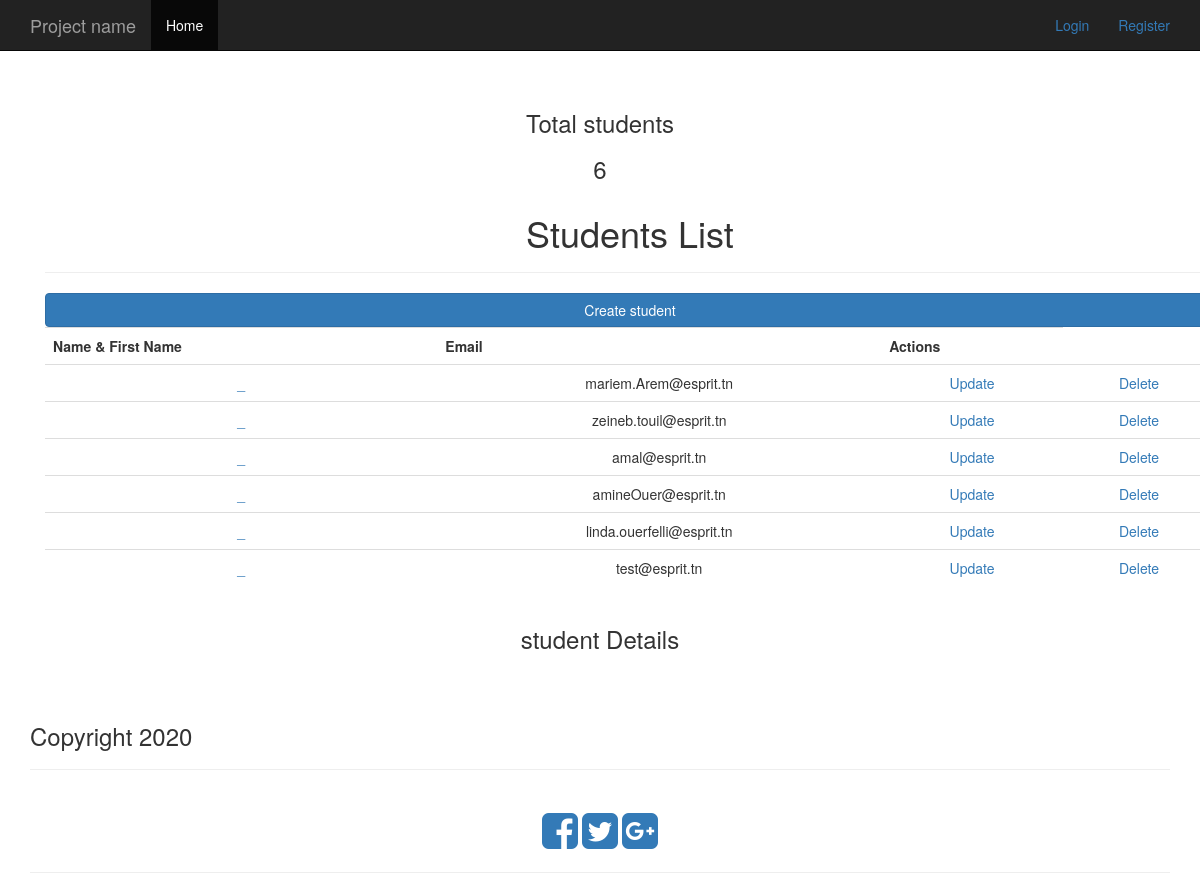
The page /hub/students/ on the database its author committed.
### hub/models.py (models this page shows, shortened)
class User(models.Model):
    user = models.OneToOneField(User, null=True, on_delete=models.CASCADE)
    lastName = models.CharField('Prenom', max_length=30)
    firstName = models.CharField('Nom', max_length=30)
    email = models.EmailField(
        'Email', validators=[is_esprit_email], null=False)

class Student(User):
    def get_absolute_url(self):
        return reverse('studentsLV')

class User(models.Model):
    user = models.OneToOneField(User, null=True, on_delete=models.CASCADE)
    lastName = models.CharField('Prenom', max_length=30)
    firstName = models.CharField('Nom', max_length=30)
    email = models.EmailField(
        'Email', validators=[is_esprit_email], null=False)

### hub/views.py (the view)
# urls.py: path('students/', student_ListView.as_view(), name="studentsLV"),
class student_ListView(ListView):
    model = Student
    template_name = 'innovApp/student_List.html'
    context_object_name = 'students'

### hub/templates/hub/student_List.html (shortened to what this page needs)
{% extends "hub/base.html" %} {% block content %}
<div class="col">
  <div class="col-md">
    <div class="card text-center text-white mb-3" id="Total-Projects">
      <div class="card-header">
        <h3 class="card-title">Total students</h3>
      </div>
      <div class="card-body">
        <h3 class="card-title">
          {% if students %} {{ students|length }} {% endif %}
        </h3>
      </div>
    </div>
  </div>
</div>
<div class="container">
  <div class="row">
    <h1>Students List</h1>
    <hr />
    <div class="card card-body">
      <a class="btn btn-primary btn-md btn-block" href="{% url 'Student_New' %}"
        >Create student</a
      >
      {% if students %}
      <table class="table table-md">
        <tr>
          <th>Name & First Name</th>
          <th>Email</th>
          <th>Actions</th>
        </tr>
        {% for s in students %} {% if s %}
        <tr>
          <td><a href="">{{ s.last_name }}_{{ s.first_name }}</a></td>
          <td>{{ s.email }}</td>
          <td><a href="">Update</a></td>
          <td><a href="">Delete</a></td>
        </tr>
        {% endif %} {% empty %}
        <p>There is 0 students!</p>
        {% endfor %}
      </table>
      {% else %}
      <p>There is 0 students!</p>
      {% endif %}
    </div>
  </div>
</div>
<div class="col">
  <div class="col-md">
    <div class="card text-center text-white mb-3">
      <div class="card-header">
        <h3 class="card-title">student Details</h3>
      </div>
    </div>
  </div>
</div>
{% endblock %}

### hub/templates/hub/base.html (shortened to what this page needs)
<!DOCTYPE html>
<html lang="en">
  <head>
    <link
      rel="stylesheet"
      href="https://stackpath.bootstrapcdn.com/bootstrap/3.4.1/css/bootstrap.min.css"
    />
    <link
      href="//maxcdn.bootstrapcdn.com/font-awesome/4.1.0/css/font-awesome.min.css"
      rel="stylesheet"
    />
    <link
      href="https://maxcdn.bootstrapcdn.com/bootstrap/3.3.5/css/bootstrap.min.css"
      rel="stylesheet"
    />
  </head>
  <body>
    {% block header %} {% include 'hub/header.html' %} {% endblock %}
    <div class="container">
      <div class="starter-template">
         {% block content %} {% endblock %}
      </div>
    </div>
    {% block footer %} {% include 'hub/footer.html' %} {% endblock %}
  </body>
</html>

### hub/templates/hub/header.html (shortened to what this page needs)
<div class="container">
	<nav class="navbar navbar-inverse navbar-fixed-top">
		<div class="container">
			<div class="navbar-header">
				<a class="navbar-brand" href="#">Project name</a>
			</div>
			<div id="navbar" class="collapse navbar-collapse">
				<ul class="nav navbar-nav mr-auto">
					<li class="active">
						<a href="{% url 'home' %}">Home</a>
					</li>
				</ul>
				<div class="navbar-nav" style="float: right; padding-top: 15px;">
					{% if user.is_authenticated %}
						<a href="{% url 'profile' %}" class="nav-item nav-link" style="margin-right: 25px;">Profile
						</a>
						<a href="{% url 'logout' %}" class="nav-item nav-link" style="margin-right: 25px;">Logout
						</a>
					{% else %}
						<a href="{% url 'login' %}" class="nav-item nav-link" style="margin-right: 25px;">Login</a>
						<a href="{% url 'register' %}" class="nav-item nav-link">Register</a>
					{% endif %}
				</div>
			</div>
		</div>
	</nav>
</div>

### hub/templates/hub/footer.html
<footer class="navbar-bottom">
    <div class="container ">
        <h3>Copyright 2020</h3>
        <hr>
        <div class="text-center center-block">
            <br />
            <a href="https://www.facebook.com/bootsnipp"><i id="social-fb" class="fa fa-facebook-square fa-3x social"></i></a>
            <a href="https://twitter.com/bootsnipp"><i id="social-tw" class="fa fa-twitter-square fa-3x social"></i></a>
            <a href="https://plus.google.com/+Bootsnipp-page"><i id="social-gp" class="fa fa-google-plus-square fa-3x social"></i></a>
        </div>
        <hr>
    </div>
</footer>

### hub/templates/hub/base.html (style rules this page uses)
body { padding-top: 50px; }
.starter-template { padding: 40px 15px; text-align: center; }
footer { bottom: 0; width: 100%; }

### rows shown on the page
Student: email "mariem.Arem@esprit.tn"
Student: email "zeineb.touil@esprit.tn"
Student: email "amal@esprit.tn"
Student: email "amineOuer@esprit.tn"
Student: email "linda.ouerfelli@esprit.tn"
Student: email "test@esprit.tn"

### other values the page prints
{{ students|length }} "6"
